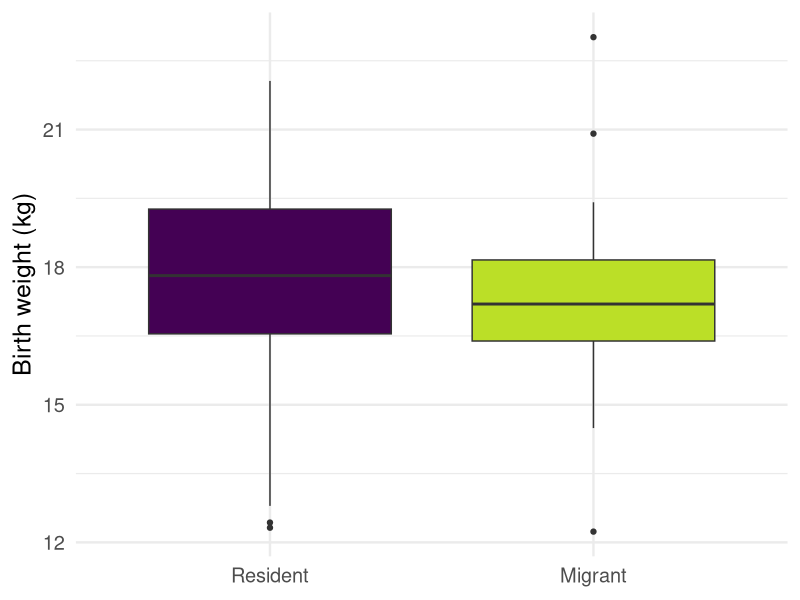
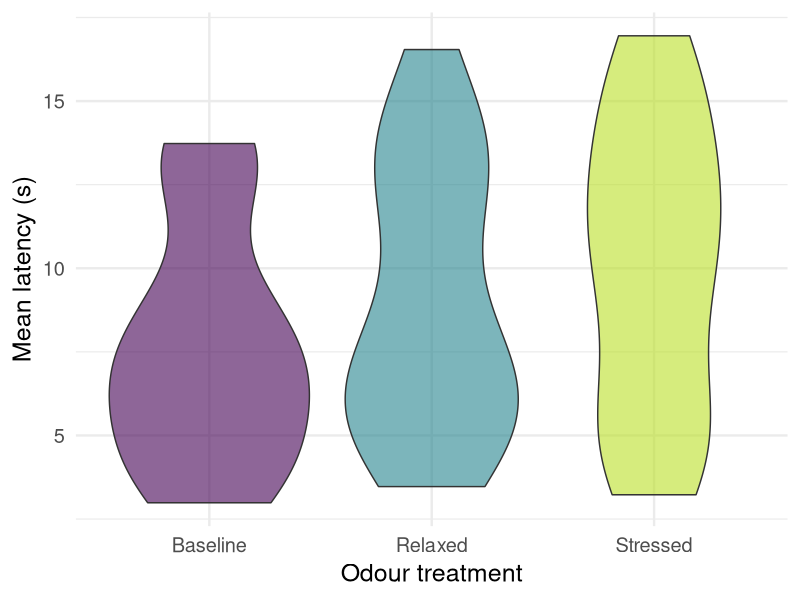
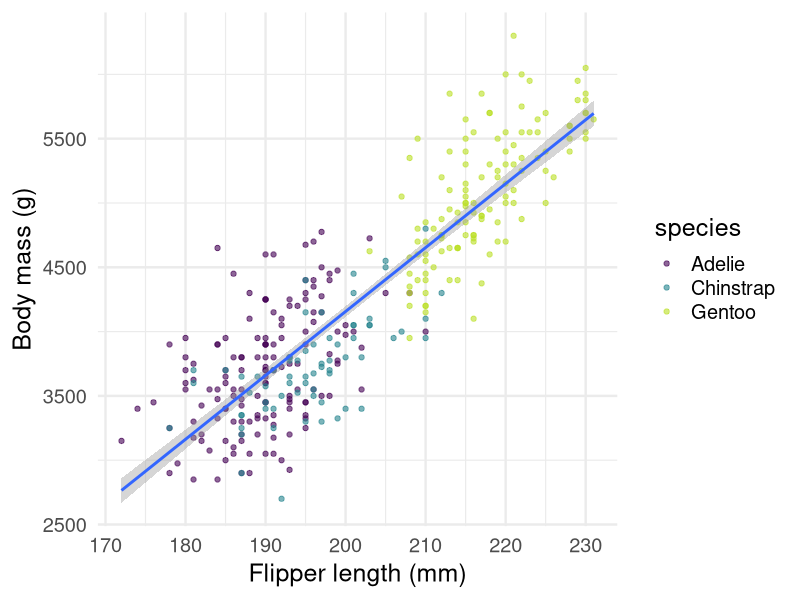
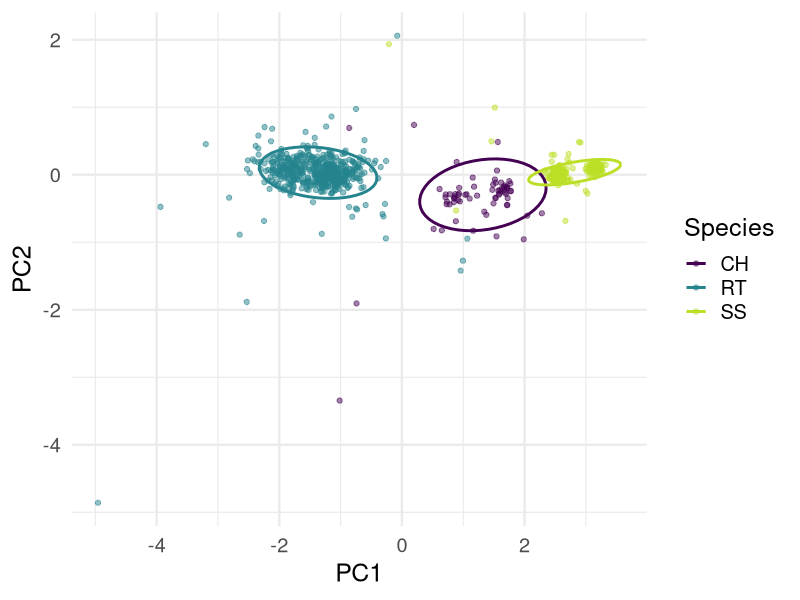

Recreate these plots in R, in order.
## ---- chunk 1
#| label: setup-journey
#| include: false
library(ggplot2)
## ---- chunk 2
#| label: elk-birthweight
#| code-fold: true
#| echo: true
#| warning: false
#| message: false
elk <- read.csv("data/elk_calf_clean.csv")
elk$mig_status <- factor(elk$mig_status,
  levels = c("Resident", "Eastern"),
  labels = c("Resident", "Migrant")
)

ggplot(elk, aes(x = mig_status, y = birth_wt, fill = mig_status)) +
  geom_boxplot(show.legend = FALSE) +
  scale_fill_viridis_d(end = 0.9) +
  labs(x = NULL, y = "Birth weight (kg)") +
  theme_minimal(base_size = 18)
## ---- chunk 3
#| label: dog-odour
#| code-fold: true
#| echo: true
#| warning: false
#| message: false
dogs <- read.csv("data/dog_odour_clean.csv")
dogs$treatment <- factor(dogs$treatment,
  levels = c("Baseline", "Relaxed", "Stressed")
)

dog_means <- aggregate(latency ~ dog_id + treatment, data = dogs, FUN = mean)

ggplot(dog_means, aes(x = treatment, y = latency, fill = treatment)) +
  geom_violin(alpha = 0.6) +
  scale_fill_viridis_d(end = 0.9) +
  labs(x = "Odour treatment", y = "Mean latency (s)") +
  theme_minimal(base_size = 18) +
  theme(legend.position = "none")
## ---- chunk 4
#| label: penguin-regression
#| code-fold: true
#| echo: true
#| warning: false
#| message: false
penguins <- palmerpenguins::penguins

ggplot(penguins, aes(x = flipper_length_mm, y = body_mass_g)) +
  geom_point(aes(colour = species), alpha = 0.6) +
  geom_smooth(method = "lm") +
  scale_colour_viridis_d(end = 0.9) +
  labs(x = "Flipper length (mm)", y = "Body mass (g)") +
  theme_minimal(base_size = 18)
## ---- chunk 5
#| label: hawks-pca
#| code-fold: true
#| echo: true
#| warning: false
#| message: false
hawks <- read.csv("data/hawks_clean.csv")
pca <- prcomp(hawks[, c("Wing", "Weight", "Culmen", "Hallux")], scale. = TRUE)
scores <- data.frame(pca$x, Species = hawks$Species)

ggplot(scores, aes(x = PC1, y = PC2, colour = Species)) +
  geom_point(alpha = 0.5) +
  stat_ellipse(linewidth = 1) +
  scale_colour_viridis_d(end = 0.9) +
  labs(x = "PC1", y = "PC2", colour = "Species") +
  theme_minimal(base_size = 18)
